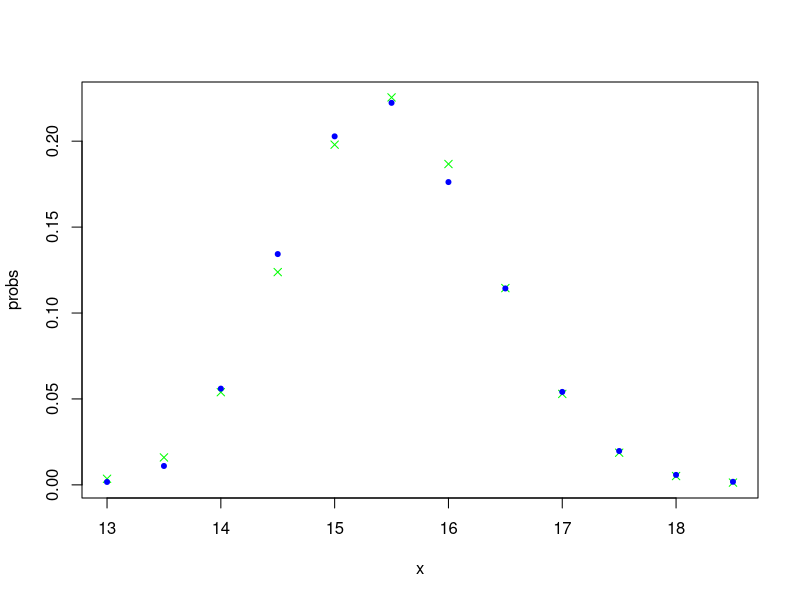
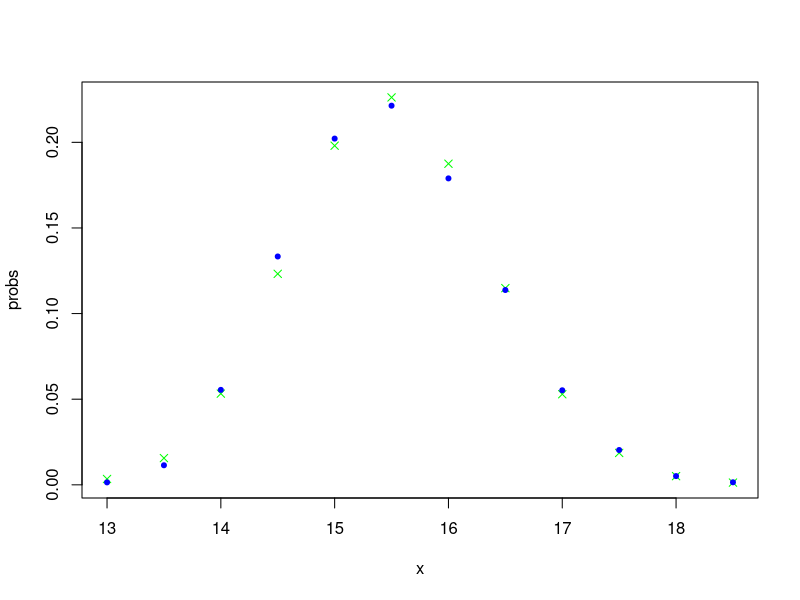
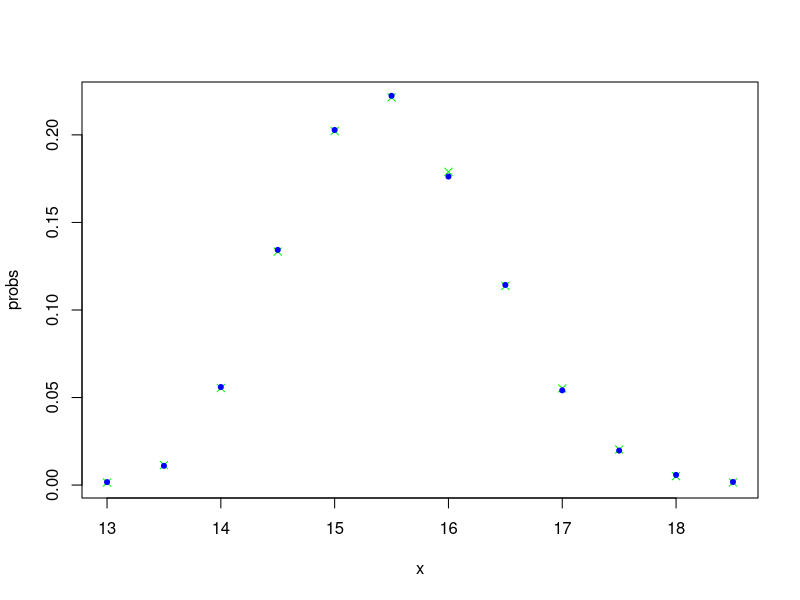
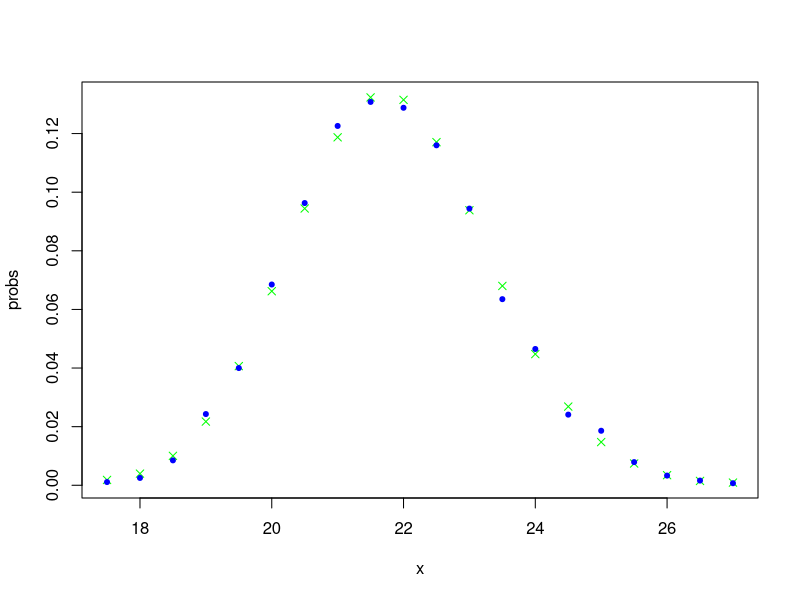

These figures' R source, in order:
library( MASS )

## Function for getting data (it's discrete) from experiment with our model
get_data = function() {
  frequencies <- c(17, 110, 560, 1343, 2028, 2223, 1762, 1143, 541, 197, 58, 18)
  values <- seq(13, 18.5, 0.5)
  data <- rep(values, frequencies)
  return (data)
}

## Get data
data = get_data()
data_length = length(data)

table = table(data)
values = as.numeric(names(table))
frequencies = as.numeric(table)
values
frequencies

## Compute shape and rate
parameters = fitdistr(data, "gamma")$estimate
shape = parameters[1]
rate = parameters[2]
mean = mean(data)
shape
rate
mean

## Get probabilities for the intervals
rightVals = c(seq(13.25, 18.25, 0.5), Inf)
leftVals = c(-Inf, seq(13.25, 18.25, 0.5))
x = seq(13, 18.5, 0.5)
probs = pgamma(rightVals, shape, rate) - pgamma(leftVals, shape, rate)

## Chisq test does not work with sample shape and rate
chisq.test(frequencies, p=probs)

## Optimize p value and find best shape (sample mean = 15.4969)
optimize_data_shape = function(cur_data_shape) {
  cur_data_rate = cur_data_shape / mean
  probs = (pgamma(rightVals, cur_data_shape, cur_data_rate) - 
             pgamma(leftVals, cur_data_shape, cur_data_rate))
  cur_res = chisq.test(frequencies, p=probs)
  return (cur_res$p.value)
}

optimize_result = optimize(optimize_data_shape, interval = c(300, 320),
                           maximum = TRUE, tol = 0.0001)
optimize_shape = optimize_result$maximum
optimize_shape
optimize_rate = optimize_shape / mean
optimize_rate

probs = (pgamma(rightVals, optimize_shape, optimize_rate) 
         - pgamma(leftVals, optimize_shape, optimize_rate))
plot(x, probs, col="green", pch=4)
points(x, frequencies / data_length, col="blue", pch=20)

## With best shape and sample mean chisq test does not work
chisq.test(frequencies, p=probs)

##########################################################################
## Same tests for 50 000 exps

## Function for getting data (it's discrete) from experiment with our model
get_data = function() {
  frequencies <- c(71, 571, 2772, 6667, 10109, 11070, 8947, 5688, 2760, 1016, 255, 74)
  values <- seq(13, 18.5, 0.5)
  data <- rep(values, frequencies)
  return (data)
}

## Get data
data = get_data()
data_length = length(data)

table = table(data)
values = as.numeric(names(table))
frequencies = as.numeric(table)
values
frequencies

## Compute shape and rate
parameters = fitdistr(data, "gamma")$estimate
shape = parameters[1]
rate = parameters[2]
mean = mean(data)
shape
rate
mean

## Get probabilities for the intervals
rightVals = c(seq(13.25, 18.25, 0.5), Inf)
leftVals = c(-Inf, seq(13.25, 18.25, 0.5))
x = seq(13, 18.5, 0.5)
probs = pgamma(rightVals, shape, rate) - pgamma(leftVals, shape, rate)

## Chisq test does not work with sample shape and rate
chisq.test(frequencies, p=probs)

## Optimize p value and find best shape (sample mean = 15.4969)
optimize_data_shape = function(cur_data_shape) {
  cur_data_rate = cur_data_shape / mean
  probs = (pgamma(rightVals, cur_data_shape, cur_data_rate) - 
             pgamma(leftVals, cur_data_shape, cur_data_rate))
  cur_res = chisq.test(frequencies, p=probs)
  return (cur_res$p.value)
}

optimize_result = optimize(optimize_data_shape, interval = c(300, 320),
                           maximum = TRUE, tol = 0.0001)
optimize_shape = optimize_result$maximum
optimize_shape
optimize_rate = optimize_shape / mean
optimize_rate

probs = (pgamma(rightVals, optimize_shape, optimize_rate) 
         - pgamma(leftVals, optimize_shape, optimize_rate))
plot(x, probs, col="green", pch=4)
points(x, frequencies / data_length, col="blue", pch=20)

## With best shape and sample mean chisq test does not work
chisq.test(frequencies, p=probs)

############################################################################
## Is it the same dist for 10 000 and 50 000 exps?
probs = c(71, 571, 2772, 6667, 10109, 11070, 8947, 5688, 2760, 1016, 255, 74) / 50000

## Function for getting data (it's discrete) from experiment with our model
get_data = function() {
  frequencies <- c(17, 110, 560, 1343, 2028, 2223, 1762, 1143, 541, 197, 58, 18)
  values <- seq(13, 18.5, 0.5)
  data <- rep(values, frequencies)
  return (data)
}

## Get data
data = get_data()
data_length = length(data)
table = table(data)
values = as.numeric(names(table))
frequencies = as.numeric(table)
frequencies

## Chisq test does not work with sample mean and sd
chisq.test(frequencies, p=probs)
x = seq(13, 18.5, 0.5)
plot(x, probs, col="green", pch=4)
points(x, frequencies / data_length, col="blue", pch=20)

##########################################################################

## Same tests for Bartlett P1 and P2 flows
## Function for getting data (it's discrete) from experiment with our model
get_data = function() {
  frequencies <- c(11, 25, 85, 243, 400, 685, 963, 1226, 
                   1308, 1288, 1160, 944, 635, 465, 241, 
                   186, 79, 33, 16, 7)
  values <- seq(17.5, 27, 0.5)
  data <- rep(values, frequencies)
  return (data)
}

## Get data
data = get_data()
data_length = length(data)

table = table(data)
values = as.numeric(names(table))
frequencies = as.numeric(table)
values
frequencies

## Compute shape and rate
parameters = fitdistr(data, "gamma")$estimate
shape = parameters[1]
rate = parameters[2]
mean = mean(data)
shape
rate
mean

## Get probabilities for the intervals
rightVals = c(seq(17.75, 26.75, 0.5), Inf)
leftVals = c(-Inf, seq(17.75, 26.75, 0.5))
x = seq(17.5, 27, 0.5)
probs = pgamma(rightVals, shape, rate) - pgamma(leftVals, shape, rate)

## Chisq test does not work with sample shape and rate
chisq.test(frequencies, p=probs)

## Optimize p value and find best shape (sample mean = 15.4969)
optimize_data_shape = function(cur_data_shape) {
  cur_data_rate = cur_data_shape / mean
  probs = (pgamma(rightVals, cur_data_shape, cur_data_rate) - 
             pgamma(leftVals, cur_data_shape, cur_data_rate))
  cur_res = chisq.test(frequencies, p=probs)
  return (cur_res$p.value)
}

optimize_result = optimize(optimize_data_shape, interval = c(210, 220),
                           maximum = TRUE, tol = 0.0001)
optimize_shape = optimize_result$maximum
optimize_shape
optimize_rate = optimize_shape / mean
optimize_rate

probs = (pgamma(rightVals, optimize_shape, optimize_rate) 
         - pgamma(leftVals, optimize_shape, optimize_rate))
plot(x, probs, col="green", pch=4)
points(x, frequencies / data_length, col="blue", pch=20)

## With best shape and sample mean chisq test does not work
chisq.test(frequencies, p=probs)
